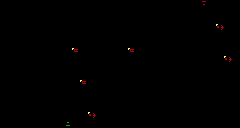

A level layout from a 2D game, rendered from its tile map. Below: a short description, then the map file with its tile-grid data intact:
An orthogonal 30x16 tile map with 8x8 px tiles, 3 tile layers (Geometry, Spawns, Background).

<map version="1.10" tiledversion="1.11.0" orientation="orthogonal" renderorder="right-down" width="30" height="16" tilewidth="8" tileheight="8" infinite="0" nextlayerid="4" nextobjectid="1">
 <tileset firstgid="1" source="Project/RoomShaper.tsx" />
 <layer id="1" name="Geometry" width="30" height="16">
  <data encoding="csv">
0,0,0,2,0,0,0,0,0,0,0,0,0,0,0,0,0,0,0,0,0,0,0,0,0,7,0,0,0,0,
0,0,0,2,0,0,0,0,0,0,0,0,0,0,0,0,0,0,0,0,0,0,0,0,0,2,0,0,0,0,
0,0,0,2,0,0,0,0,0,0,0,0,0,0,0,0,0,0,0,0,0,0,0,0,0,2,0,0,0,0,
0,0,0,2,0,0,0,0,0,0,0,0,0,0,0,0,0,0,0,0,0,0,0,0,0,2,0,0,0,0,
1,1,1,1,4,0,0,0,0,0,0,0,0,0,0,0,0,0,0,0,0,3,1,1,1,1,1,1,1,1,
1,1,1,1,1,4,0,0,0,0,0,0,0,0,0,0,0,0,0,0,0,1,1,1,1,1,1,1,1,1,
1,1,1,1,1,1,4,0,0,0,0,0,0,0,0,0,0,0,0,2,0,1,1,0,0,0,0,0,0,1,
0,0,0,0,1,1,1,1,1,1,1,1,1,1,1,1,1,1,1,2,1,1,1,0,0,0,0,0,0,0,
1,4,0,0,0,1,1,1,1,1,1,1,1,1,1,1,1,1,1,2,1,1,0,0,0,3,1,1,1,1,
1,1,4,0,0,0,1,1,1,1,1,1,1,1,1,1,1,1,1,2,0,0,0,0,3,1,1,1,1,1,
1,1,1,4,0,0,0,0,0,0,0,0,0,0,0,0,0,0,0,2,0,0,0,3,1,1,1,1,1,1,
1,1,1,1,1,1,1,1,2,1,1,1,1,1,2,0,0,0,0,2,0,1,1,1,1,1,1,1,1,1,
1,1,1,1,1,1,1,1,2,1,1,1,1,1,2,0,0,0,0,2,0,1,1,1,1,1,1,1,1,1,
1,1,1,1,1,1,1,1,2,0,0,0,0,0,2,0,0,0,0,2,0,1,1,1,1,1,1,1,1,1,
1,1,1,1,1,1,1,1,2,0,0,0,0,0,2,0,0,0,0,2,0,1,1,1,1,1,1,1,1,1,
1,1,1,1,1,1,1,1,6,1,1,1,1,1,1,1,1,1,1,1,1,1,1,1,1,1,1,1,1,1
</data>
 </layer>
 <layer id="2" name="Spawns" width="30" height="16">
  <data encoding="csv">
0,0,0,0,0,0,0,0,0,0,0,0,0,0,0,0,0,0,0,0,0,0,0,0,0,0,0,0,0,0,
0,0,0,0,0,0,0,0,0,0,0,0,0,0,0,0,0,0,0,0,0,0,0,0,0,0,0,0,0,0,
0,0,0,0,0,0,0,0,0,0,0,0,0,0,0,0,0,0,0,0,0,0,0,0,0,0,0,0,0,0,
0,0,0,0,0,0,0,0,0,0,0,0,0,0,0,0,0,0,0,0,0,0,0,0,0,0,0,28,0,0,
0,0,0,0,0,0,0,0,0,0,0,0,0,0,0,0,0,0,0,0,0,0,0,0,0,0,0,0,0,0,
0,0,0,0,0,0,0,0,0,0,0,0,0,0,0,0,0,0,0,0,0,0,0,0,0,0,0,0,0,0,
0,0,0,0,0,0,0,0,0,26,0,0,0,0,0,0,26,0,0,0,0,0,0,0,0,0,0,0,0,0,
0,0,0,0,0,0,0,0,0,0,0,0,0,0,0,0,0,0,0,0,0,0,0,0,0,0,0,0,28,0,
0,0,0,0,0,0,0,0,0,0,0,0,0,0,0,0,0,0,0,0,0,0,0,0,0,0,0,0,0,0,
0,0,0,0,0,0,0,0,0,0,0,0,0,0,0,0,0,0,0,0,0,0,0,0,0,0,0,0,0,0,
0,0,0,0,0,0,0,0,0,0,26,0,0,0,0,0,0,0,0,0,0,0,0,0,0,0,0,0,0,0,
0,0,0,0,0,0,0,0,0,0,0,0,0,0,0,0,0,0,0,0,0,0,0,0,0,0,0,0,0,0,
0,0,0,0,0,0,0,0,0,0,0,0,0,0,0,0,0,0,0,0,0,0,0,0,0,0,0,0,0,0,
0,0,0,0,0,0,0,0,0,0,0,0,0,0,0,0,0,0,0,0,0,0,0,0,0,0,0,0,0,0,
0,0,0,0,0,0,0,0,0,0,0,28,0,0,0,0,0,0,0,0,0,0,0,0,0,0,0,0,0,0,
0,0,0,0,0,0,0,0,0,0,0,0,0,0,0,0,0,0,0,0,0,0,0,0,0,0,0,0,0,0
</data>
 </layer>
 <layer id="3" name="Background" width="30" height="16">
  <data encoding="csv">
0,0,0,0,0,0,0,0,0,0,0,0,0,0,0,0,0,0,0,0,0,0,0,0,0,0,0,0,0,0,
0,0,0,0,0,0,0,0,0,0,0,0,0,0,0,0,0,0,0,0,0,0,0,0,0,0,0,0,0,0,
0,0,0,0,0,0,0,0,0,0,0,0,0,0,0,0,0,0,0,0,0,0,0,0,0,0,0,0,0,0,
0,0,0,0,0,0,0,0,0,0,0,0,0,0,0,0,0,0,0,0,0,0,0,0,0,0,0,0,0,0,
0,0,0,0,0,0,0,0,0,0,0,0,0,0,0,0,0,0,0,0,0,0,0,0,0,0,0,0,0,0,
0,0,0,0,0,0,0,0,0,0,0,0,0,0,0,0,0,0,0,0,0,0,0,0,0,0,0,0,0,0,
0,0,0,0,0,0,0,0,0,0,0,0,0,0,0,0,0,0,0,0,0,0,0,0,0,0,0,0,0,0,
0,0,0,0,0,0,0,0,0,0,0,0,0,0,0,0,0,0,0,0,0,0,0,0,0,0,0,0,0,0,
0,0,0,0,0,0,0,0,0,0,0,0,0,0,0,0,0,0,0,0,0,0,0,0,0,0,0,0,0,0,
0,0,0,0,0,0,0,0,0,0,0,0,0,0,0,0,0,0,0,0,0,0,0,0,0,0,0,0,0,0,
0,0,0,0,0,0,0,0,0,0,0,0,0,0,0,0,0,0,0,0,0,0,0,0,0,0,0,0,0,0,
0,0,0,0,0,0,0,0,0,0,0,0,0,0,0,0,0,0,0,0,0,0,0,0,0,0,0,0,0,0,
0,0,0,0,0,0,0,0,0,0,0,0,0,0,0,0,0,0,0,0,0,0,0,0,0,0,0,0,0,0,
0,0,0,0,0,0,0,0,0,0,0,0,0,0,0,0,0,0,0,0,0,0,0,0,0,0,0,0,0,0,
0,0,0,0,0,0,0,0,0,0,0,0,0,0,0,0,0,0,0,0,0,0,0,0,0,0,0,0,0,0,
0,0,0,0,0,0,0,0,0,0,0,0,0,0,0,0,0,0,0,0,0,0,0,0,0,0,0,0,0,0
</data>
 </layer>
</map>
